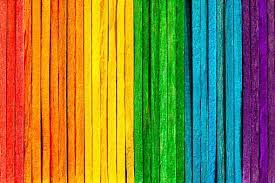
#> input picture images/pic3.jpeg, 275 x 183 px
$ python color_detction.py
#> lines starting #> are read from the running program, lines starting #| are printed output that depends on the picture
import cv2
import pandas as pd

# Define the paths and headers for the CSV file and image
csv_path = "colors.csv"
img_path = "images/pic3.jpeg"
headers = ['color', 'color_name', 'hexa', 'R', 'G', 'B']

# Read the CSV file into a Pandas DataFrame
df = pd.read_csv(csv_path)
#> (reads colors.csv from the repository)
df.columns = headers

# Load the image using OpenCV
img = cv2.imread(img_path)
#> img is the input picture: shape (183, 275, 3); mean B, G, R 62.4, 127.6, 136
img=cv2.resize(img,(800, 600))
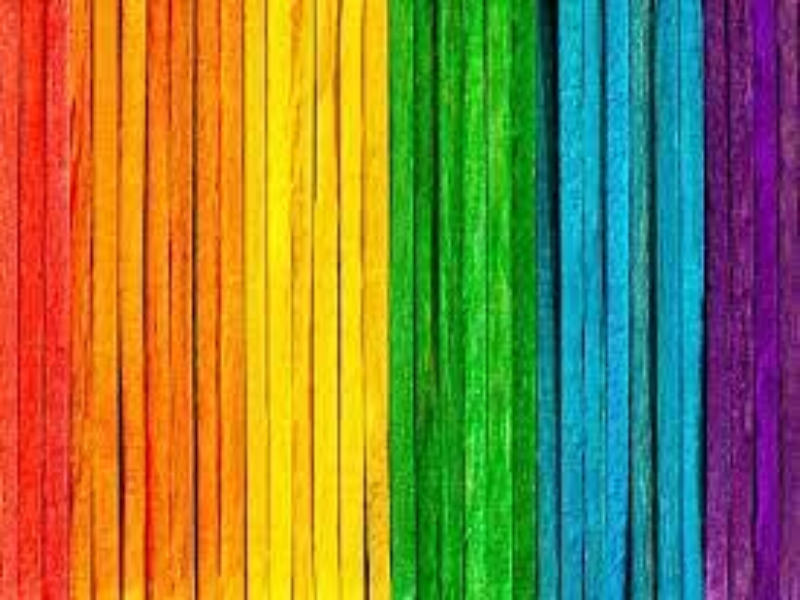
#> img: shape (600, 800, 3); mean B, G, R 62.3, 127.5, 135.9

# Initialize variables for mouse click events
clicked = False
r = g = b = x_pos = y_pos = 0

# function to get nearest matching color name from color.csv dataset ,when clicked on the image by passing rgb values of the image

def get_color_name(R,G,B):
    minimum = 1000
    for i in range(len(df)):
        d = abs(R-int(df.loc[i,'R'])) + abs(R-int(df.loc[i,'G'])) + abs(B-int(df.loc[i,'B']))
        if d <= minimum:
            minimum =d
            c_name = df.loc[i,'color_name']

    return c_name


# Reading mouse pints on the image
def mousePoints(event, x, y, flags, param):
    if event == cv2.EVENT_LBUTTONDOWN:
        global clicked, x_pos, y_pos, r, g, b
        clicked = True
        x_pos = x
        y_pos = y
        b, g, r = img[y, x]
        b = int(b)
        g = int(g)
        r = int(r)

# Create an OpenCV window and set the mouse callback function
cv2.namedWindow('image')
cv2.setMouseCallback('image', mousePoints)

# Main loop for displaying the image and processing mouse clicks
while True:
    cv2.imshow('image', img)
    if clicked:
        cv2.rectangle(img, (20, 20), (600, 60), (b, g, r), -1)
        text = get_color_name(r, g, b) +' , '+ f" RGB: ({r}, {g}, {b})"
        cv2.putText(img, text, (50, 50), 2, 0.8, (255, 255, 255), 2, cv2.LINE_AA)
        if r+g+b >= 550:
            cv2.putText(img, text, (50, 50), 2, 0.8, (0, 0, 0), 2, cv2.LINE_AA)

    # Exit the loop and close the window when 'q' is pressed
    key = cv2.waitKey(20) & 0xFF
#> (key q is pressed here)
    if key == ord('q'):
        break

# close all the opencv  windows
cv2.destroyAllWindows()
